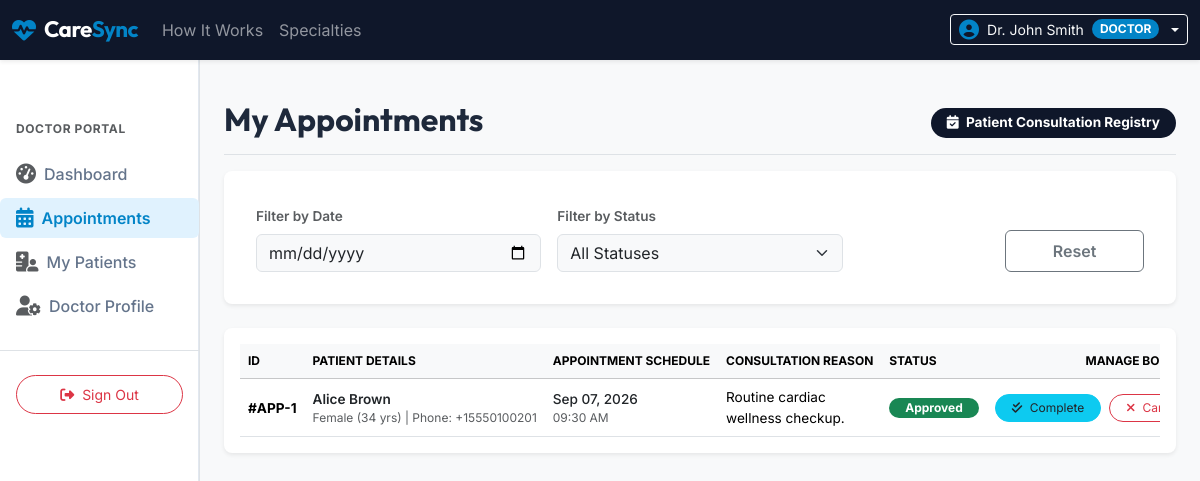
Page /doctor/appointments.php (signed in) on the committed database.
### tables this page shows
CREATE TABLE `appointments` (
  `id` INT AUTO_INCREMENT PRIMARY KEY,
  `patient_id` INT NOT NULL,
  `doctor_id` INT NOT NULL,
  `appointment_date` DATE NOT NULL,
  `appointment_time` TIME NOT NULL,
  `reason` VARCHAR(255) NOT NULL,
  `status` ENUM('Pending', 'Approved', 'Rejected', 'Completed', 'Cancelled') NOT NULL DEFAULT 'Pending',
  `notes` TEXT DEFAULT NULL,
  `created_at` TIMESTAMP DEFAULT CURRENT_TIMESTAMP,
  `updated_at` TIMESTAMP DEFAULT CURRENT_TIMESTAMP ON UPDATE CURRENT_TIMESTAMP,
  FOREIGN KEY (`patient_id`) REFERENCES `patients` (`id`) ON DELETE CASCADE,
  FOREIGN KEY (`doctor_id`) REFERENCES `doctors` (`id`) ON DELETE CASCADE,
  INDEX `idx_app_datetime` (`appointment_date`, `appointment_time`)
);

CREATE TABLE `users` (
  `id` INT AUTO_INCREMENT PRIMARY KEY,
  `name` VARCHAR(100) NOT NULL,
  `email` VARCHAR(100) NOT NULL UNIQUE,
  `password` VARCHAR(255) NOT NULL,
  `role` ENUM('admin', 'doctor', 'patient') NOT NULL,
  `status` ENUM('active', 'inactive') NOT NULL DEFAULT 'active',
  `created_at` TIMESTAMP DEFAULT CURRENT_TIMESTAMP
);

CREATE TABLE `patients` (
  `id` INT AUTO_INCREMENT PRIMARY KEY,
  `user_id` INT NOT NULL,
  `phone` VARCHAR(20) NOT NULL,
  `gender` ENUM('Male', 'Female', 'Other') NOT NULL,
  `date_of_birth` DATE NOT NULL,
  `address` TEXT NOT NULL,
  `created_at` TIMESTAMP DEFAULT CURRENT_TIMESTAMP,
  FOREIGN KEY (`user_id`) REFERENCES `users` (`id`) ON DELETE CASCADE
);

### includes/functions.php (called while the page is built, shortened)
<?php
function sanitize($data) {
    return htmlspecialchars(trim($data), ENT_QUOTES, 'UTF-8');
}
function format_date($date) {
    return date('M d, Y', strtotime($date));
}
function format_time($time) {
    return date('h:i A', strtotime($time));
}
function get_badge_class($status) {
    switch (trim($status)) {
        case 'Approved':
            return 'bg-success';
    }
}
?>

### doctor/appointments.php (the view, shortened to what this page needs)
<?php
require_once __DIR__ . '/../includes/header.php';
require_once __DIR__ . '/../config/database.php';
$doctorId = $_SESSION['doctor_id'];
$date_filter = sanitize($_GET['date'] ?? '');
$query = "
    SELECT a.*, u.name AS patient_name, p.phone AS patient_phone, p.gender, p.date_of_birth
    FROM appointments a
    JOIN patients p ON a.patient_id = p.id
    JOIN users u ON p.user_id = u.id
    WHERE a.doctor_id = ?
";
$params = [$doctorId];
$query .= " ORDER BY a.appointment_date DESC, a.appointment_time DESC";
try {
    $stmt = $pdo->prepare($query);
    $stmt->execute($params);
    $appointments = $stmt->fetchAll();
} catch (PDOException $e) {
    $error = "Failed to load consultations list: " . $e->getMessage();
}
?>
<div class="d-flex justify-content-between flex-wrap flex-md-nowrap align-items-center pt-3 pb-2 mb-3 border-bottom">
    <h1 class="h2 font-outfit fw-bold text-dark-blue">My Appointments</h1>
    <div class="btn-toolbar mb-2 mb-md-0">
        <span class="badge bg-dark-blue text-white rounded-pill px-3 py-2 fs-8"><i class="fa-solid fa-calendar-check me-1"></i> Patient Consultation Registry</span>
    </div>
</div>
<div class="card border-0 shadow-sm rounded-3 bg-white p-3 mb-4">
    <div class="card-body">
        <form action="appointments.php" method="GET" class="row g-3 align-items-end">
            <div class="col-md-4">
                <label for="date" class="form-label fs-8 text-muted fw-semibold">Filter by Date</label>
                <input type="date" class="form-control bg-light" id="date" name="date" value="<?php echo $date_filter; ?>">
            </div>
            <div class="col-md-4">
                <label for="status" class="form-label fs-8 text-muted fw-semibold">Filter by Status</label>
                <select class="form-select bg-light" id="status" name="status">
                    <option value="">All Statuses</option>
                </select>
            </div>
            <div class="col-md-4 d-grid gap-2 d-md-flex">
                <button type="submit" class="btn btn-dark-blue text-white fw-semibold w-100 py-2">Apply Filters</button>
                <a href="appointments.php" class="btn btn-outline-secondary fw-semibold w-100 py-2">Reset</a>
            </div>
        </form>
    </div>
</div>
<div class="card border-0 shadow-sm rounded-3 bg-white p-3">
    <div class="card-body p-0">
        <div class="table-responsive">
            <table class="table align-middle table-hover mb-0 text-nowrap">
                <thead class="table-light fs-9 text-uppercase">
                    <tr>
                        <th>ID</th>
                        <th>Patient Details</th>
                        <th>Appointment Schedule</th>
                        <th>Consultation Reason</th>
                        <th>Status</th>
                        <th class="text-end">Manage Booking</th>
                    </tr>
                </thead>
                <tbody class="fs-8">
                    <?php if (empty($appointments)): ?>
                        <tr>
                            <td colspan="6" class="text-center text-muted py-4">No appointment bookings found.</td>
                        </tr>
                    <?php else: ?>
                        <?php foreach ($appointments as $app):
                            $age = date_diff(date_create($app['date_of_birth']), date_create('today'))->y;
                        ?>
                            <tr>
                                <td class="fw-bold">#APP-<?php echo $app['id']; ?></td>
                                <td>
                                    <div class="fw-semibold text-dark fs-7"><?php echo sanitize($app['patient_name']); ?></div>
                                    <div class="text-muted fs-9"><?php echo $app['gender']; ?> (<?php echo $age; ?> yrs) | Phone: <?php echo sanitize($app['patient_phone']); ?></div>
                                </td>
                                <td>
                                    <div class="text-dark fw-medium"><?php echo format_date($app['appointment_date']); ?></div>
                                    <div class="text-muted fs-9"><?php echo format_time($app['appointment_time']); ?></div>
                                </td>
                                <td>
                                    <div class="text-wrap text-justify" style="max-width: 250px;">
                                        <?php echo sanitize($app['reason']); ?>
                                    </div>
                                </td>
                                <td>
                                    <span class="badge <?php echo get_badge_class($app['status']); ?> px-3 py-1.5 rounded-pill fs-9">
                                        <?php echo $app['status']; ?>
                                    </span>
                                </td>
                                <td class="text-end">
                                    <?php if ($app['status'] === 'Pending'): ?>
                                        <div class="d-inline-flex gap-2">
                                            <a href="appointments.php?action=update_status&id=<?php echo $app['id']; ?>&status=Approved"
                                               class="btn btn-sm btn-success rounded-pill px-3 fs-9"
                                               onclick="return confirm('Approve this appointment slot?');">
                                                <i class="fa-solid fa-check me-1"></i> Accept
                                            </a>
                                            <a href="appointments.php?action=update_status&id=<?php echo $app['id']; ?>&status=Rejected"
                                               class="btn btn-sm btn-danger rounded-pill px-3 fs-9"
                                               onclick="return confirm('Reject this appointment slot?');">
                                                <i class="fa-solid fa-ban me-1"></i> Reject
                                            </a>
                                        </div>
                                    <?php elseif ($app['status'] === 'Approved'): ?>
                                        <div class="d-inline-flex gap-2">
                                            <a href="appointments.php?action=update_status&id=<?php echo $app['id']; ?>&status=Completed"
                                               class="btn btn-sm btn-info text-dark rounded-pill px-3 fs-9"
                                               onclick="return confirm('Mark this patient consultation as Completed?');">
                                                <i class="fa-solid fa-check-double me-1"></i> Complete
                                            </a>
                                            <a href="appointments.php?action=update_status&id=<?php echo $app['id']; ?>&status=Cancelled"
                                               class="btn btn-sm btn-outline-danger rounded-pill px-3 fs-9"
                                               onclick="return confirm('Cancel this appointment?');">
                                                <i class="fa-solid fa-xmark me-1"></i> Cancel
                                            </a>
                                        </div>
                                    <?php else: ?>
                                        <span class="text-muted fs-9">No actions available</span>
                                    <?php endif; ?>
                                </td>
                            </tr>
                        <?php endforeach; ?>
                    <?php endif; ?>
                </tbody>
            </table>
        </div>
    </div>
</div>
<?php
require_once __DIR__ . '/../includes/footer.php';
?>

### assets/css/style.css (style rules this page uses)
:root { --dark-blue: #0f172a; --medical-blue: #0284c7; --medical-light: #e0f2fe; --body-bg: #f8fafc; --text-dark: #1e293b; --text-muted: #64748b; --border-color: #e2e8f0; }
body { font-family: 'Inter', sans-serif; color: var(--text-dark); background-color: var(--body-bg) !important; display: flex; flex-direction: column; min-height: 100vh; }
.font-outfit, h1, h2, h3, h4, h5, h6 { font-family: 'Outfit', sans-serif; }
.bg-dark-blue { background-color: var(--dark-blue) !important; }
.fs-8 { font-size: 0.85rem !important; }
.fs-9 { font-size: 0.75rem !important; }

### rows in the picture
appointments: id "1", users.name "Alice Brown", patient.gender "Female", patient.date_of_birth "34", patient.phone "+15550100201", appointment_date "Sep 07, 2026", appointment_time "09:30 AM", reason "Routine cardiac wellness checkup.", status "Approved"

### other values in the picture
$_SESSION['name'] "Dr. John Smith"
$_SESSION['role'] "DOCTOR"
